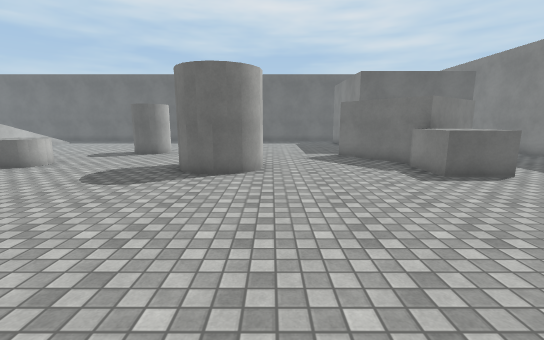
view 1 (above)

23 first-person views from a walk through a 3-D level made in the Unity game engine. The camera is 1.5 m above the floor, tilts 10° down and sees 90° across. The floor is counted in squares, 1 m on a side. Each view is taken from the middle of a square. On the plan, view 1 faces up. The plan holds only what a view shows up to about 14 squares ahead; the rest is blank. The place goes on beyond the plan. The player character is not drawn. Surface patterns are stand-ins for the level's own textures.

view 2
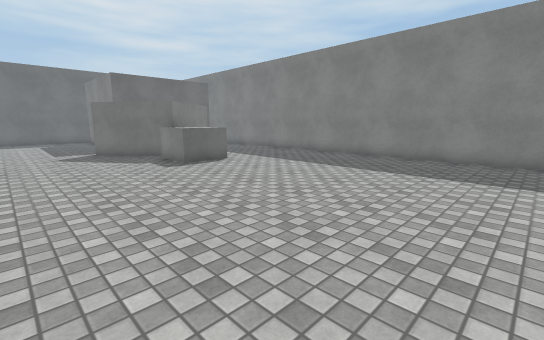

view 3
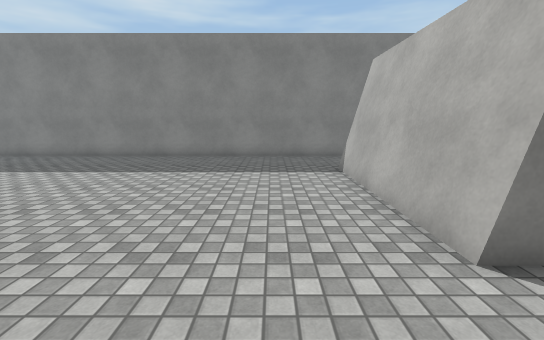

view 4
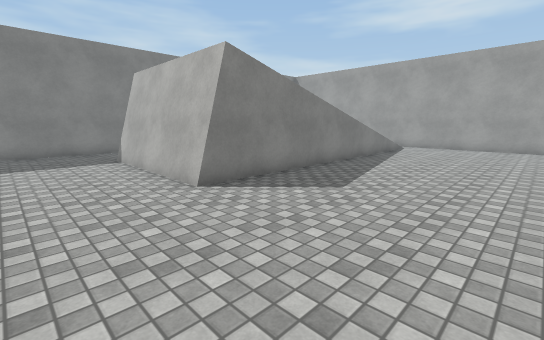

view 5
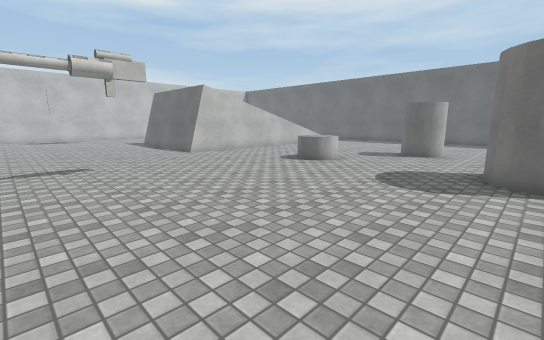

view 6
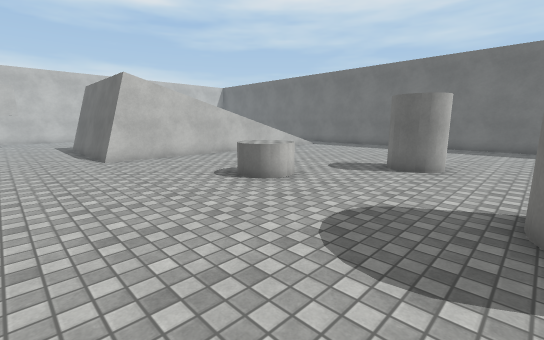

view 7
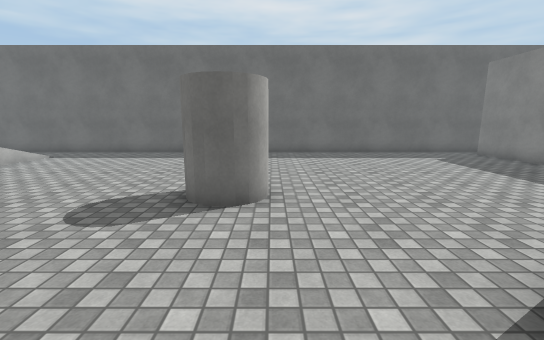

view 8
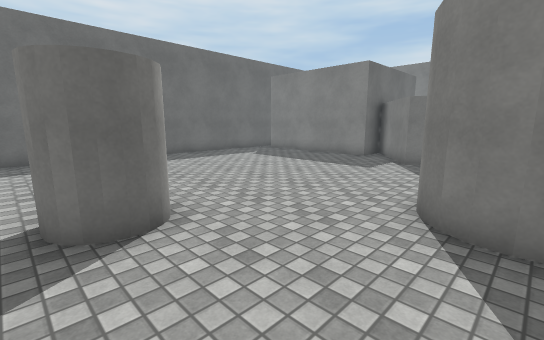

view 9
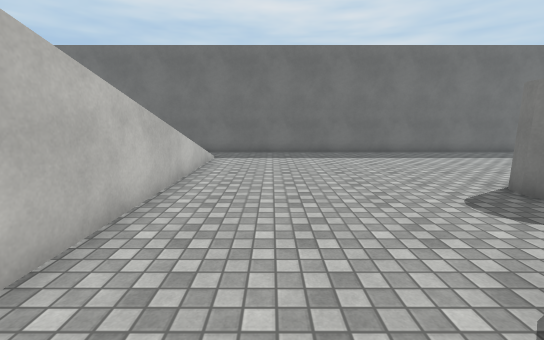

view 10
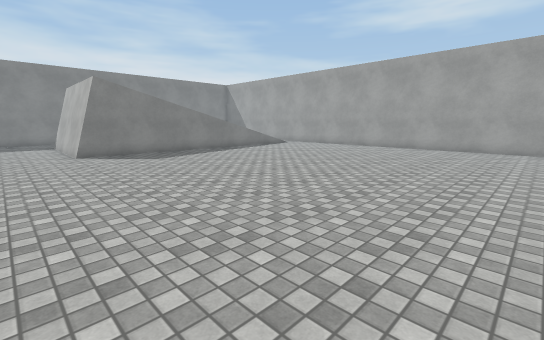

view 11
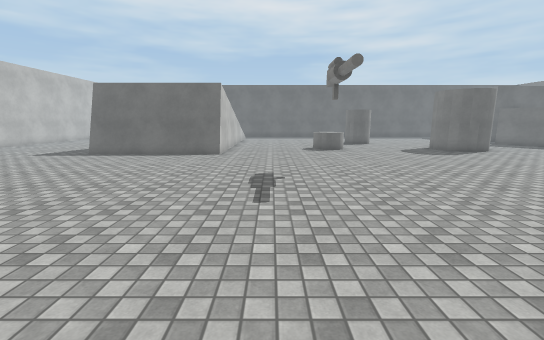

view 12
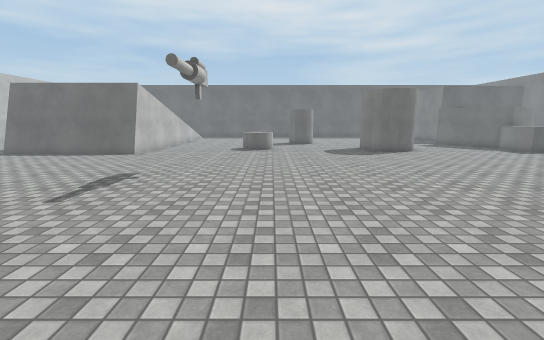

view 13
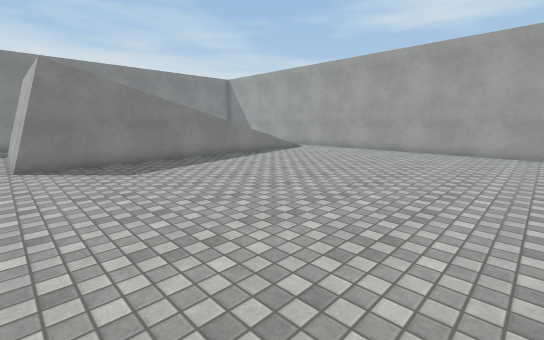

view 14
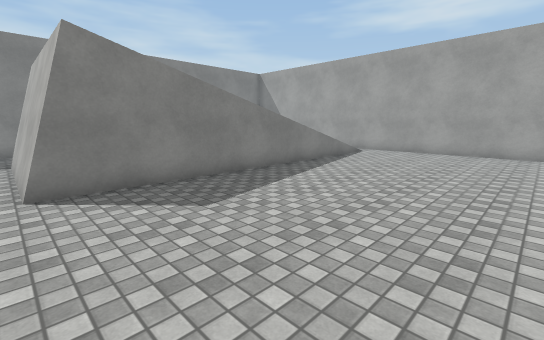

view 15
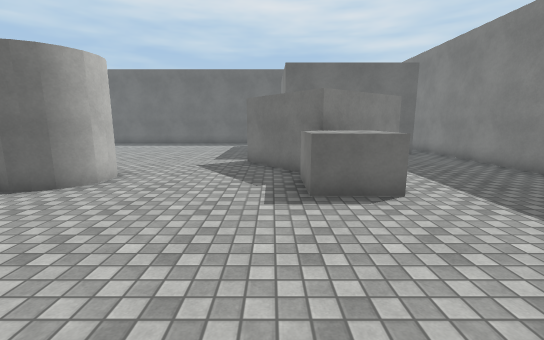

view 16
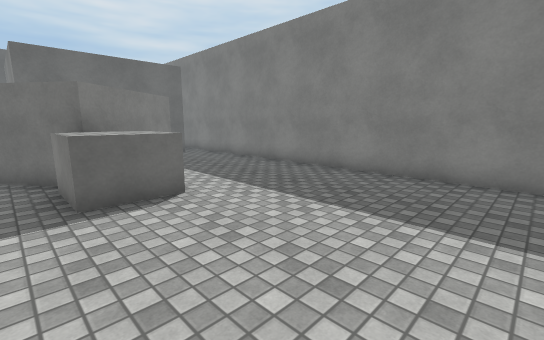

view 17
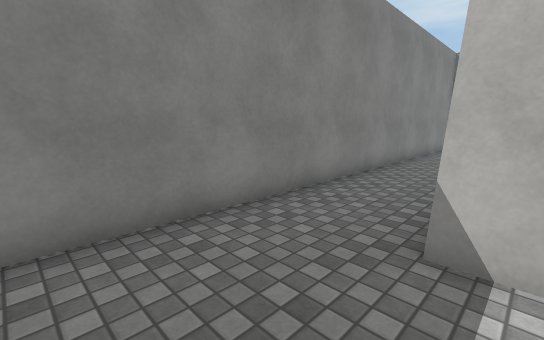

view 18
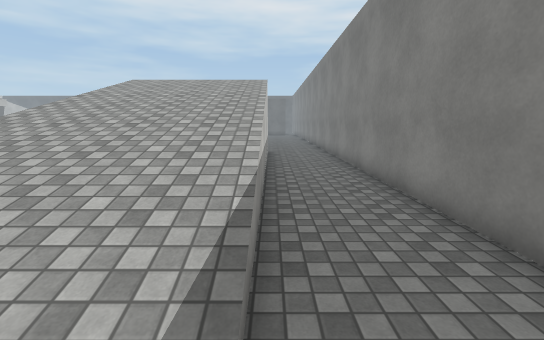

view 19
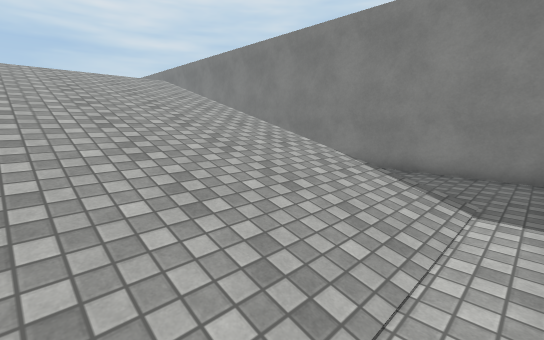

view 20
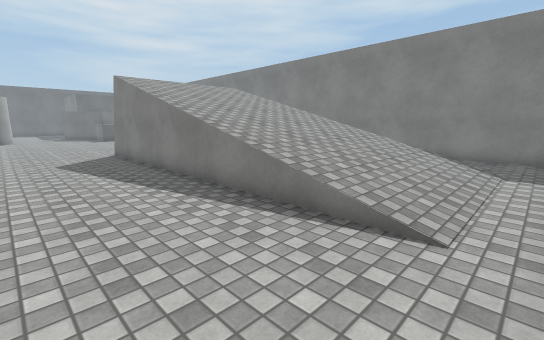

view 21
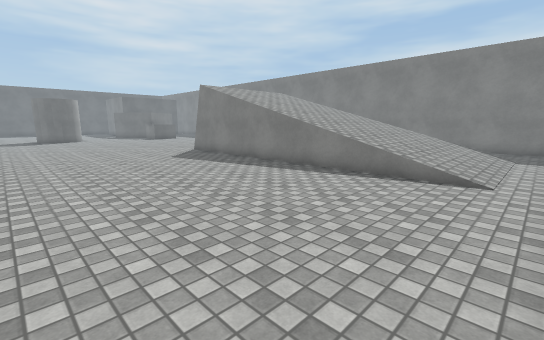

view 22
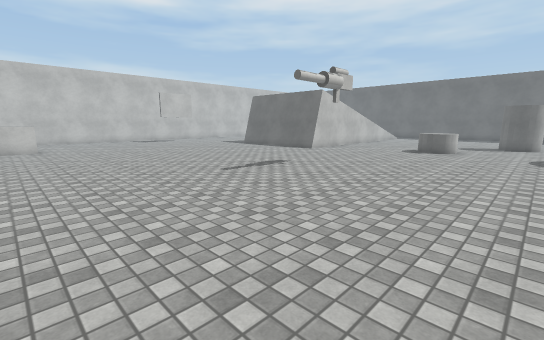

view 23
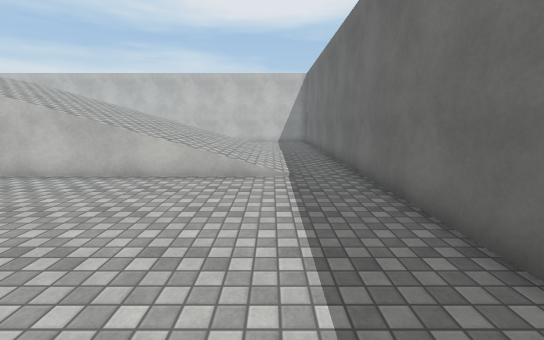

### Floor plan
Key: @ floor where view 1 was taken; # wall or solid block; . floor; / step, stairs or slope; v drop or lower ground; C cylinder; B block.
Columns run from 21 left of view 1 to 12 right of it. Each row starts with its distance up from view 1.
 22 ###########################
 21 ..........................#
 20 ..........................#
 19  //////...................#
 18  //////...................#
 17  //////...................#
 16  //////...................#      #
 15  //////...................##   #.#
 14  //////.......C C.........##   ..#
 13  //////.......CCC........##    ..#
 12  //////..................##  #...#
 11  //////..................#####...#
 10  ///// .....CC....###.....##.....#
  9  ////  ....CCC....###.....BBB....#
  8  //////...........###.....BBB....#
  7 .#vvvv#..........................#
  6 .................................#
  5 .................................#
  4 .................................#
  3 .................................#
  2  ................................#
  1  ................................#
  0  ....................@...........#
 -1   ...............................#
 -2  ................................#
 -3 ........................######/..#
 -4 ........................######/..#
 -5 ........................///////..#
 -6 ........................///////..#
 -7           ..............///////..#
 -8           ..............///////..#
 -9           ..............///////..#
-10           ..............///////..#
-11           ..............///////..#
-12           ..............///////..#
-13           ..............///////..#
-14           ..............///////..#
-15           ..............///////..#
-16           ..............///////..#
-17           .......................#

Where each view was taken, in squares from view 1:
view 1: 0 up, 0 right, facing up
view 2: 2 down, 0 right, facing up-right
view 3: 1 down, 0 right, facing right
view 4: 0 up, 3 left, facing down-right
view 5: 0 up, 2 left, facing up-left
view 6: 4 up, 3 left, facing up-left
view 7: 8 up, 5 left, facing up
view 8: 9 up, 7 left, facing up-right
view 9: 8 up, 12 left, facing up
view 10: 1 down, 11 left, facing down-right
view 11: 6 down, 12 left, facing up
view 12: 6 down, 8 left, facing up
view 13: 3 down, 8 left, facing down-right
view 14: 3 down, 4 left, facing down-right
view 15: 2 up, 4 right, facing up
view 16: 2 up, 4 right, facing up-right
view 17: 0 up, 8 right, facing down-right
view 18: 17 down, 9 right, facing up
view 19: 17 down, 3 right, facing up-right
view 20: 17 down, 1 left, facing up-right
view 21: 17 down, 5 left, facing up-right
view 22: 6 down, 5 left, facing up-left
view 23: 19 up, 7 left, facing left
